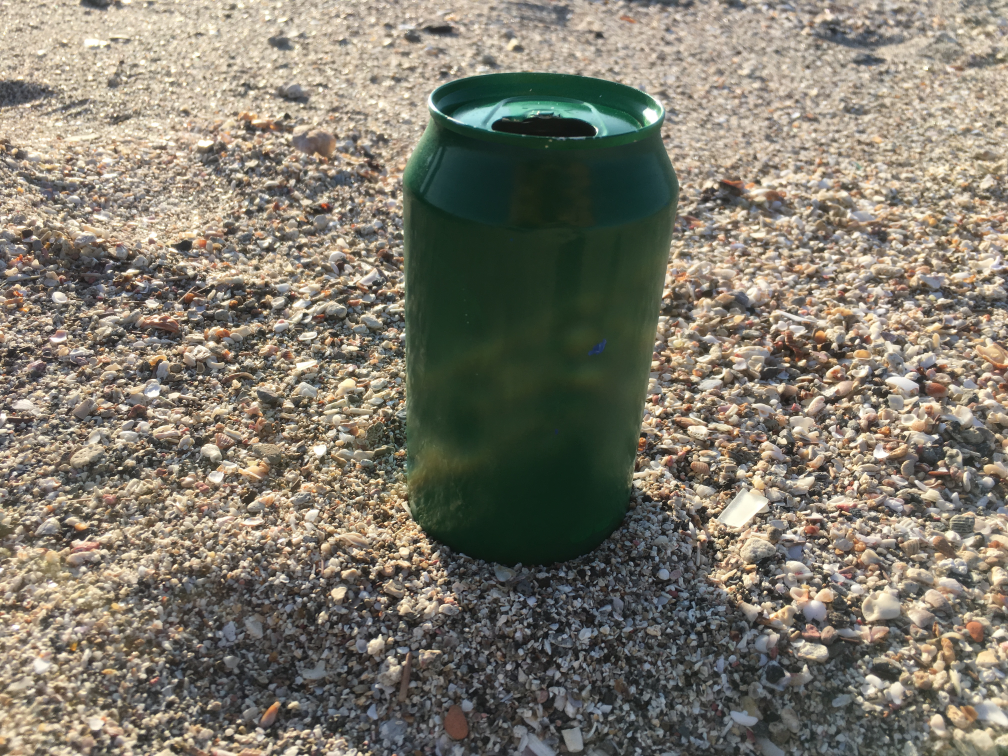
#> input picture train data/(1).JPG, 4032 x 3024 px, given in place of the camera (shown at 1/4 size)
$ python robot.py
#> lines starting #> are read from the running program, lines starting #| are printed output that depends on the picture; after the words box and inside, x2 and y2 are one past the last pixel; in counts of white or black regions, pixels touching at a corner belong together
import numpy as np
import cv2
from matplotlib import pyplot as plt
import math

#variables
kernel = np.ones((6, 6), np.uint8)
font = cv2.FONT_HERSHEY_SIMPLEX
orb = cv2.ORB_create()

def detect_can(contours):
    orientation = 0
    for i in range(0, len(contours)):
        x, y, w, h = cv2.boundingRect(contours[i])
        if (w > .5*h-.2*h and w < .5*h+.2*h):
            orientation = 1
        elif (w>2*h-.1*h and w<2*h+.1*h):
            orientation = 2
        if orientation > 0 and (cv2.contourArea(contours[i])) > 300:
            return i, orientation
        orientation = 0
    return -1, 0


# Iniciar camara
captura = cv2.VideoCapture(0)

while (1):
    _, img = captura.read()
#> img is the input picture: shape (3024, 4032, 3); mean B, G, R 108.6, 121.9, 127.2

    hsv_img = cv2.cvtColor(img, cv2.COLOR_BGR2HSV)
#> hsv_img: shape (3024, 4032, 3); mean H, S, V 38.7, 53.2, 131.6
    hsv_img = cv2.resize(hsv_img,(640,480))
#> hsv_img: shape (480, 640, 3); mean H, S, V 38.6, 53.1, 131.4

    cv2.circle(img, (320, 240), 3, (0, 0, 255), -1)

    gray = cv2.cvtColor(img, cv2.COLOR_BGR2GRAY)
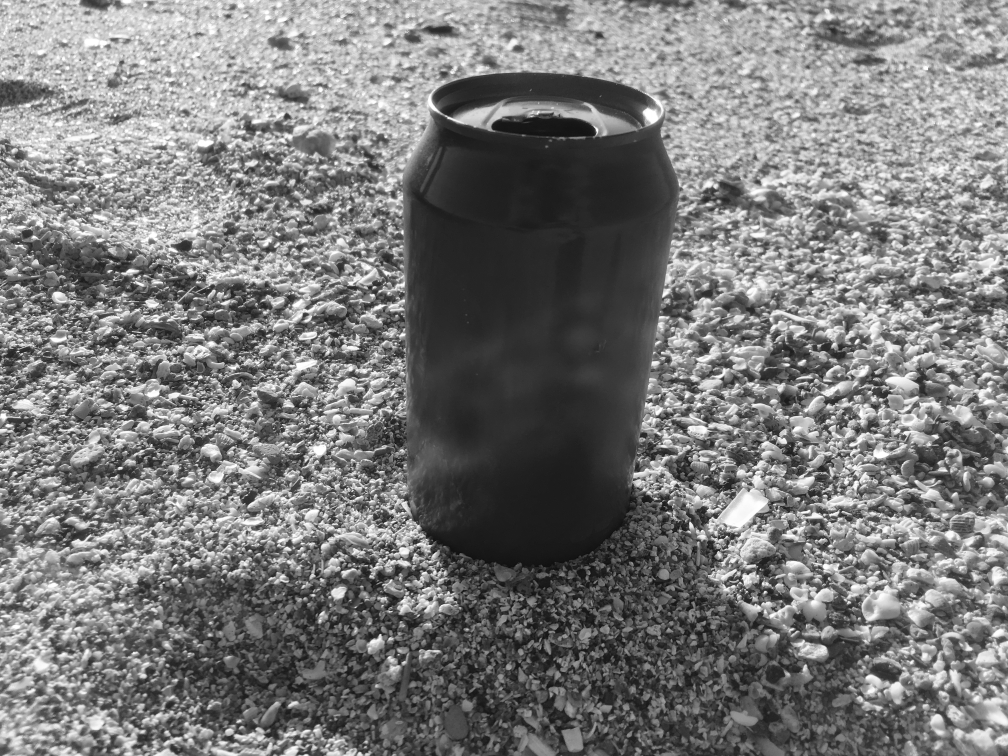
#> gray: shape (3024, 4032) (shown at 1/4 size); min 0, max 255, mean 122
    # Every color except white
    low = np.array([0, 42, 0])
    high = np.array([179, 255, 255])
    mask = cv2.inRange(hsv_img, low, high)
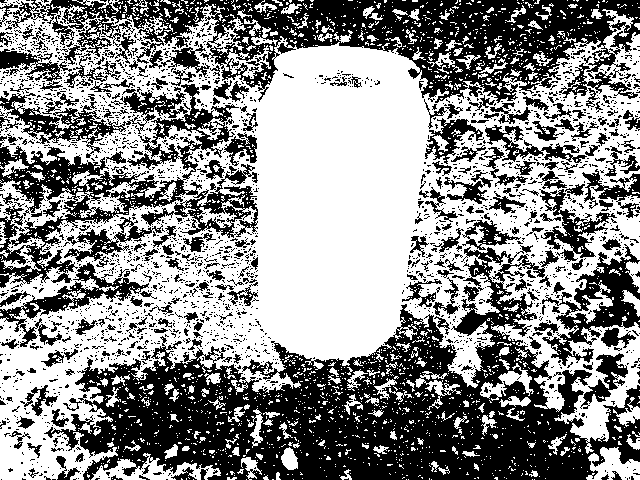
#> mask: shape (480, 640); 55.2% white; 2481 black regions (2230 under 20 px), largest, box (x1, y1, x2, y2) and area: (44, 245, 640, 480) 53658, (6, 0, 640, 103) 27037, (0, 84, 258, 288) 15827
#> (the run stopped early here; a loop or call above may not have finished)

$ run again, on train data/(10).JPG
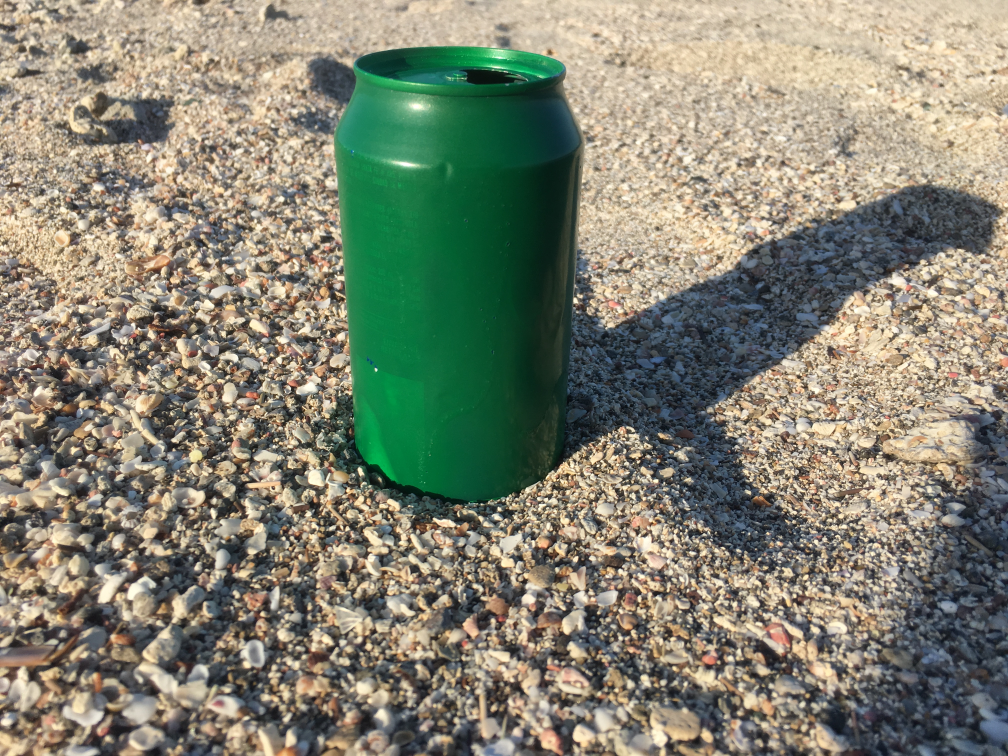
#> input picture train data/(10).JPG, 4032 x 3024 px, given in place of the camera (shown at 1/4 size)
#> img is the input picture: shape (3024, 4032, 3); mean B, G, R 114.2, 131.6, 130.9
#> `gray = cv2.cvtColor(img, cv2.COLOR_BGR2GRAY)`:
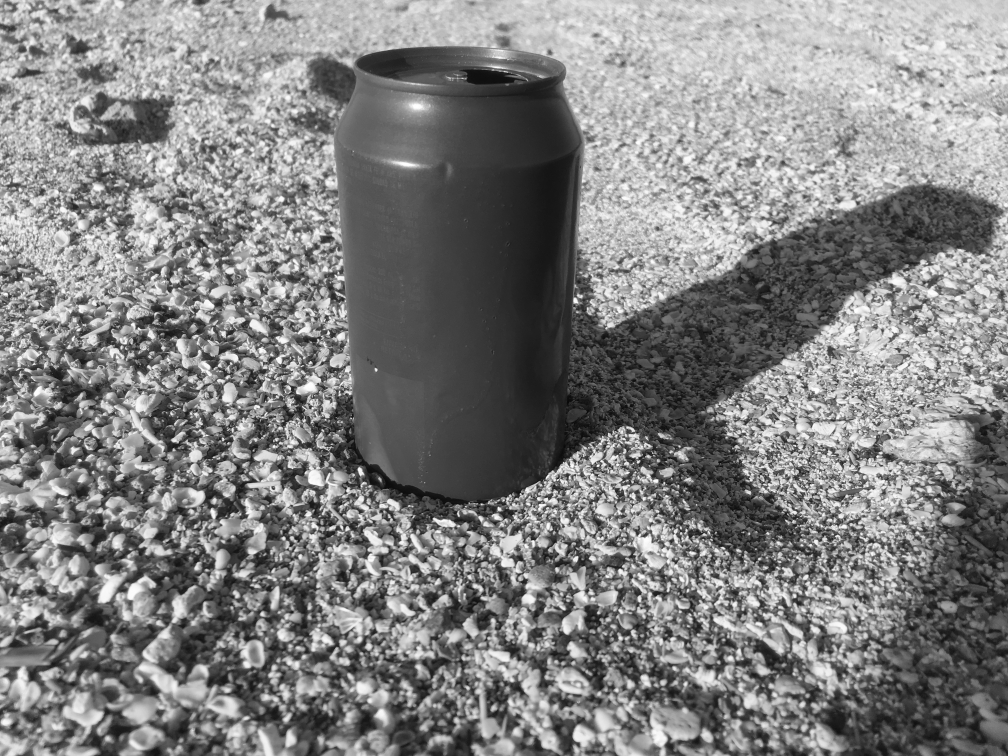
#> gray: shape (3024, 4032) (shown at 1/4 size); min 0, max 255, mean 129.4
#> `mask = cv2.inRange(hsv_img, low, high)`:
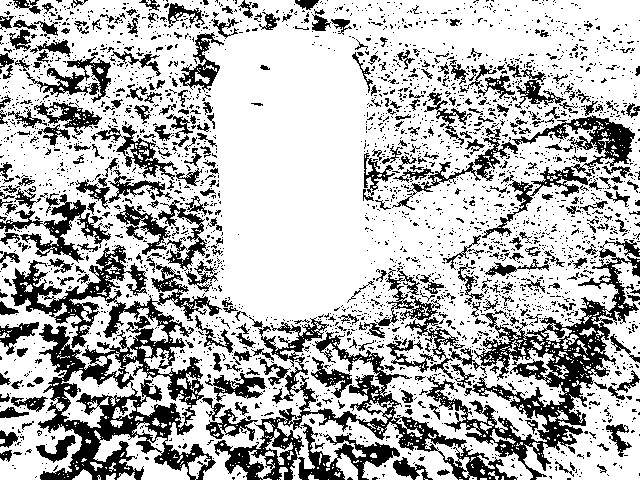
#> mask: shape (480, 640); 71.5% white; 3021 black regions (2661 under 20 px), largest, box (x1, y1, x2, y2) and area: (11, 245, 222, 480) 16338, (426, 239, 640, 480) 10637, (214, 317, 518, 480) 10445

$ run again, on train data/(2).JPG
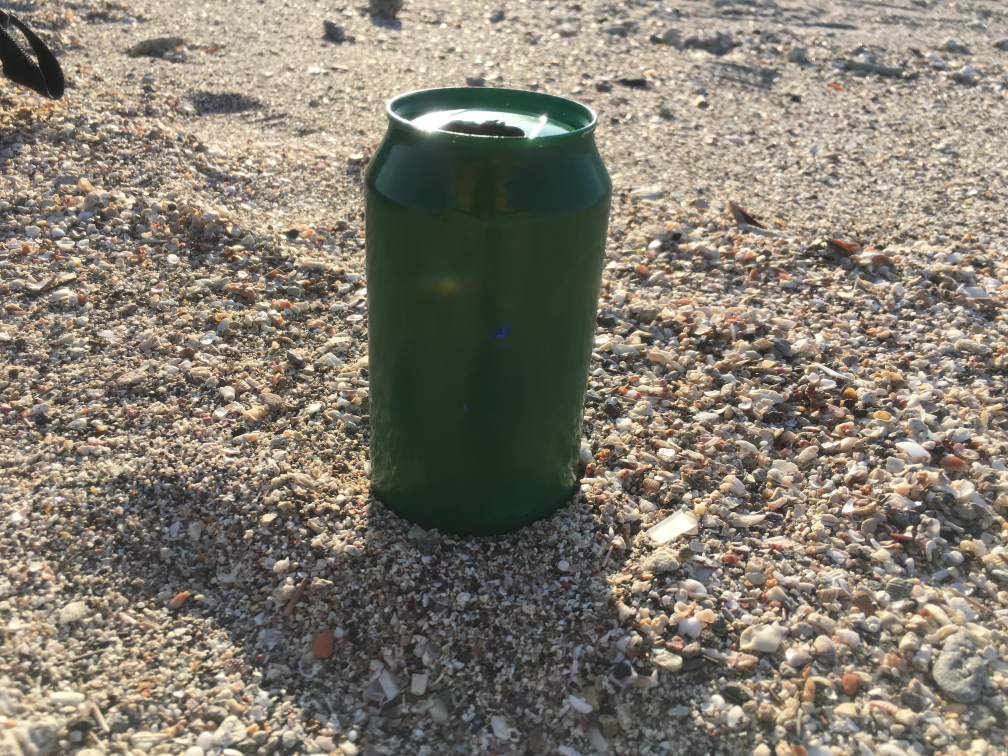
#> input picture train data/(2).JPG, 4032 x 3024 px, given in place of the camera (shown at 1/4 size)
#> img is the input picture: shape (3024, 4032, 3); mean B, G, R 111.9, 124.8, 131.5
#> `gray = cv2.cvtColor(img, cv2.COLOR_BGR2GRAY)`:
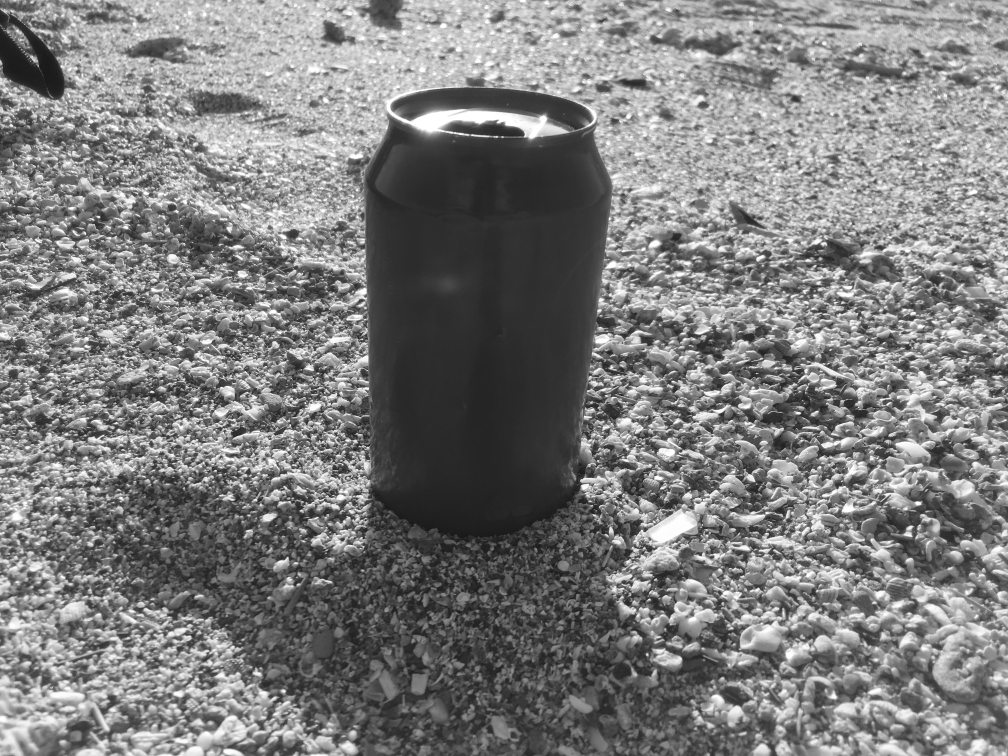
#> gray: shape (3024, 4032) (shown at 1/4 size); min 7, max 255, mean 125.3
#> `mask = cv2.inRange(hsv_img, low, high)`:
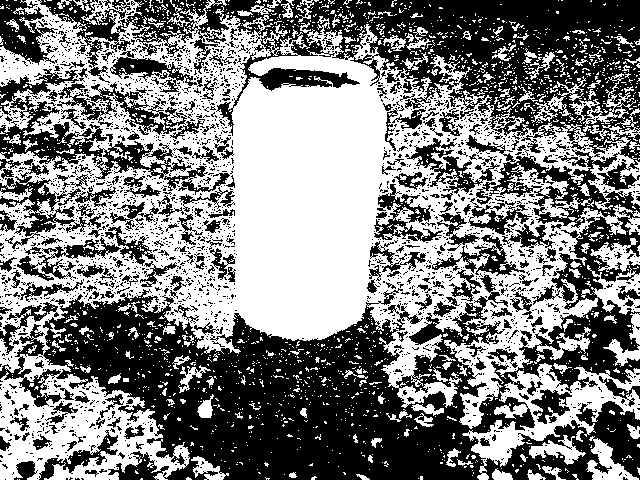
#> mask: shape (480, 640); 50.7% white; 2486 black regions (2260 under 20 px), largest, box (x1, y1, x2, y2) and area: (0, 0, 640, 480) 105789, (0, 69, 192, 179) 5105, (0, 159, 106, 249) 2213

$ run again, on train data/(29).JPG
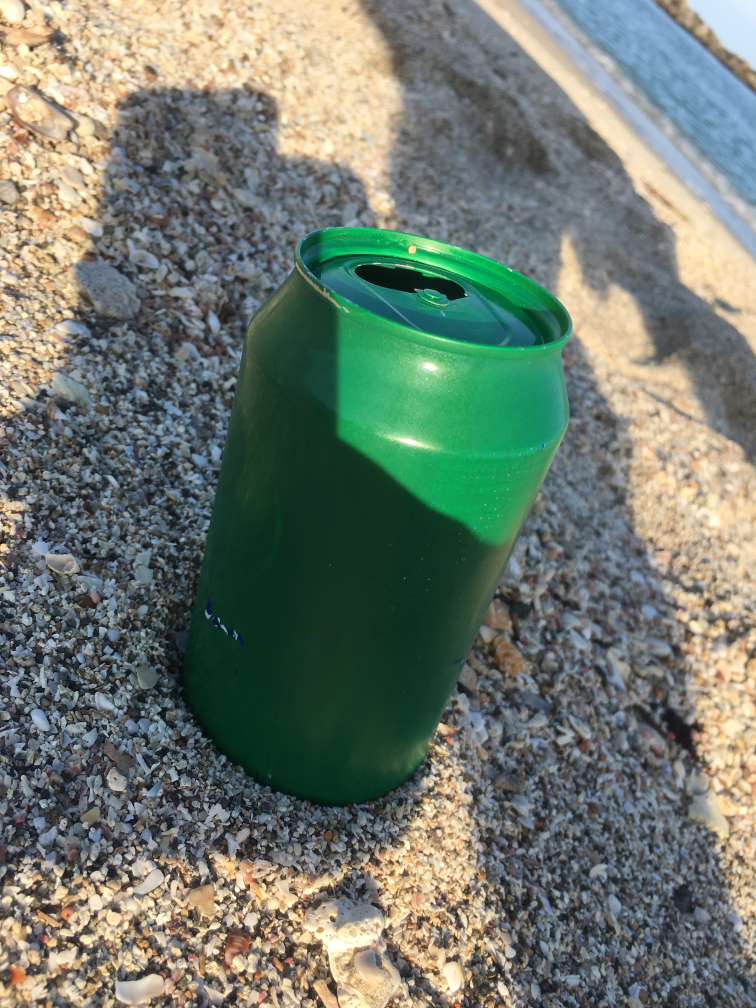
#> input picture train data/(29).JPG, 3024 x 4032 px, given in place of the camera (shown at 1/4 size)
#> img is the input picture: shape (4032, 3024, 3); mean B, G, R 110.6, 122.1, 111.8
#> `gray = cv2.cvtColor(img, cv2.COLOR_BGR2GRAY)`:
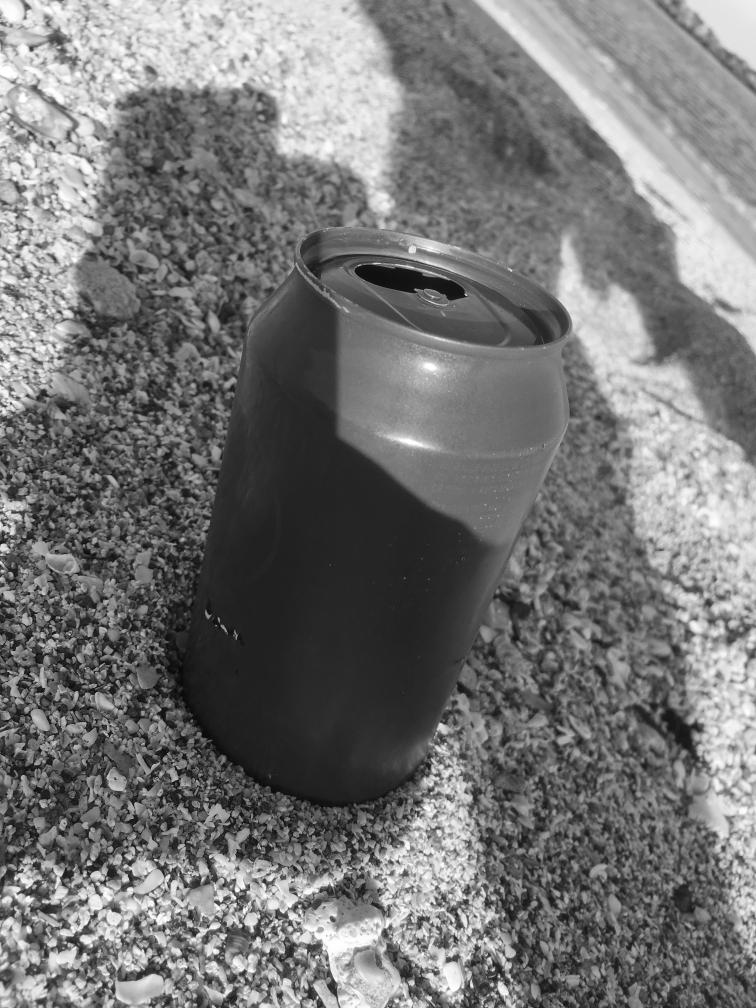
#> gray: shape (4032, 3024) (shown at 1/4 size); min 0, max 255, mean 117.7
#> `mask = cv2.inRange(hsv_img, low, high)`:
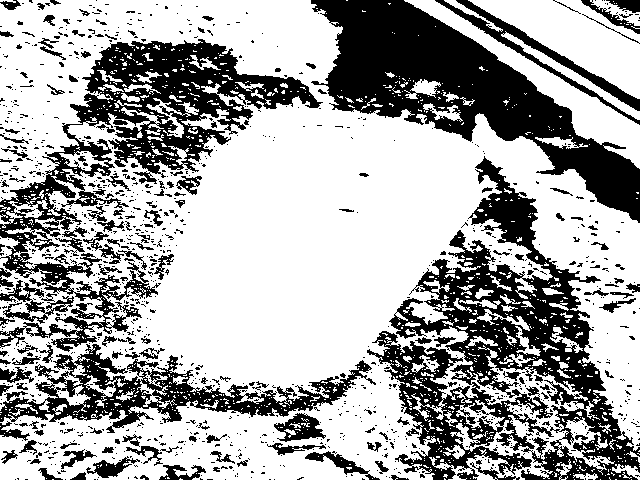
#> mask: shape (480, 640); 65.8% white; 1128 black regions (966 under 20 px), largest, box (x1, y1, x2, y2) and area: (367, 156, 640, 480) 29417, (311, 0, 640, 223) 24590, (0, 39, 323, 352) 22446
